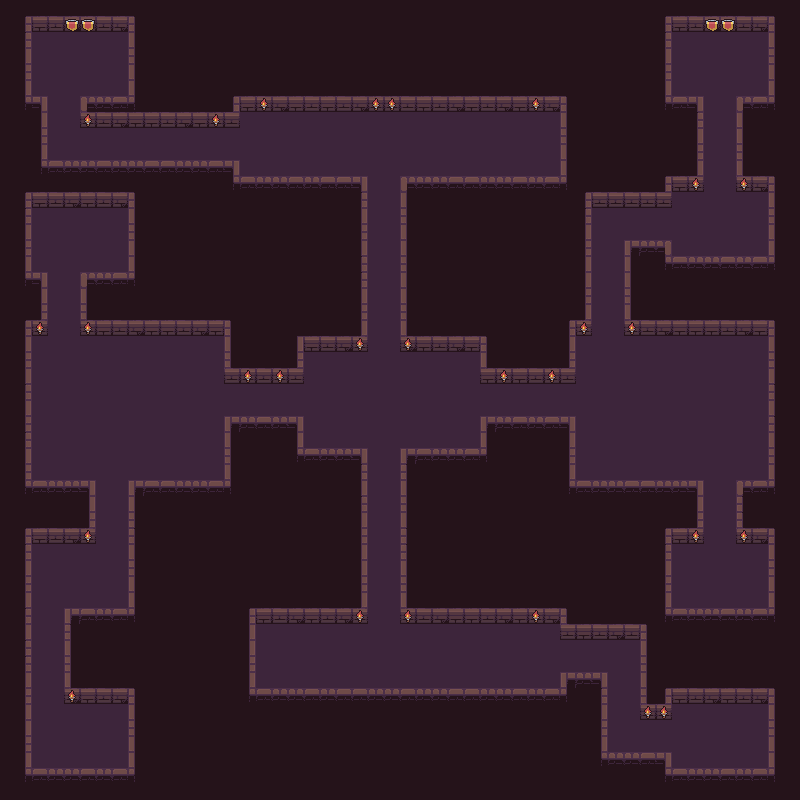

A level layout from a 2D game, rendered from its tile map. Below: a short description, then the map file with tile-grid data replaced by summaries:
An orthogonal 50x50 tile map with 16x16 px tiles, 4 tile layers (background, road, wall, other), 3 tilesets.

<map version="1.4" tiledversion="1.4.3" orientation="orthogonal" renderorder="left-down" width="50" height="50" tilewidth="16" tileheight="16" infinite="0" nextlayerid="5" nextobjectid="1">
 <editorsettings>
  <export target="map1.tmx" format="tmx" />
 </editorsettings>
 <tileset firstgid="1" source="map.tsx" />
 <tileset firstgid="101" source="flag.tsx" />
 <tileset firstgid="105" source="huoju.tsx" />
 <layer id="1" name="background" width="50" height="50">
  <data>[2500 cells, 2500 non-empty, 1 distinct tile ids]</data>
 </layer>
 <layer id="2" name="road" width="50" height="50">
  <data>[2500 cells, 818 non-empty, 2 distinct tile ids]</data>
 </layer>
 <layer id="3" name="wall" width="50" height="50">
  <data>[2500 cells, 516 non-empty, 22 distinct tile ids]</data>
 </layer>
 <layer id="4" name="other" width="50" height="50">
  <data>[2500 cells, 31 non-empty, 2 distinct tile ids]</data>
 </layer>
</map>
